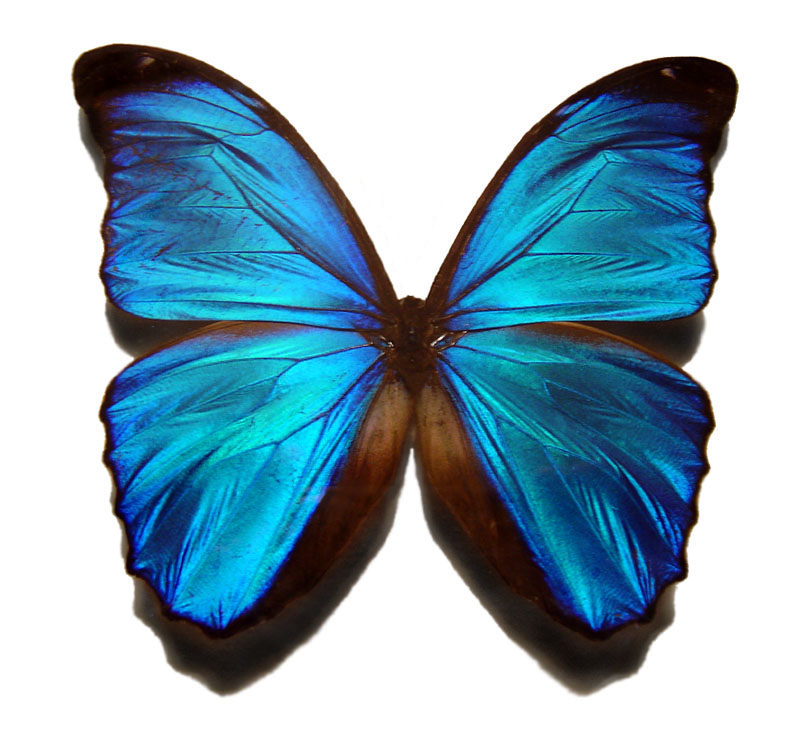
%> input picture test/data/Butterfly/Butterfly.jpg, 807 x 730 px
$ octave ProcessButterfly.m   (GNU Octave 9; MATLAB toolbox functions it lacks are replaced by stand-ins)
%> lines starting %> are read from the running program, lines starting %| are printed output that depends on the picture; in (x1, y1, x2, y2) boxes, pixels count from 0 and x2, y2 are one past the last pixel; in counts of white or black regions, pixels touching at a corner belong together; the program's own positions count from 1
% Process an image of a Blue Morpho butterfly for mesh generation

clear all, close all, clc

% Load image, threshold to binary image, fill holes, and get edge of image
disp('Processing image')
image_rgb = imread('Butterfly.jpg');
%> image_rgb is the input picture: size 730x807x3 uint8; mean R, G, B 141.2, 171.6, 186.5
image_bw = ~im2bw(image_rgb);
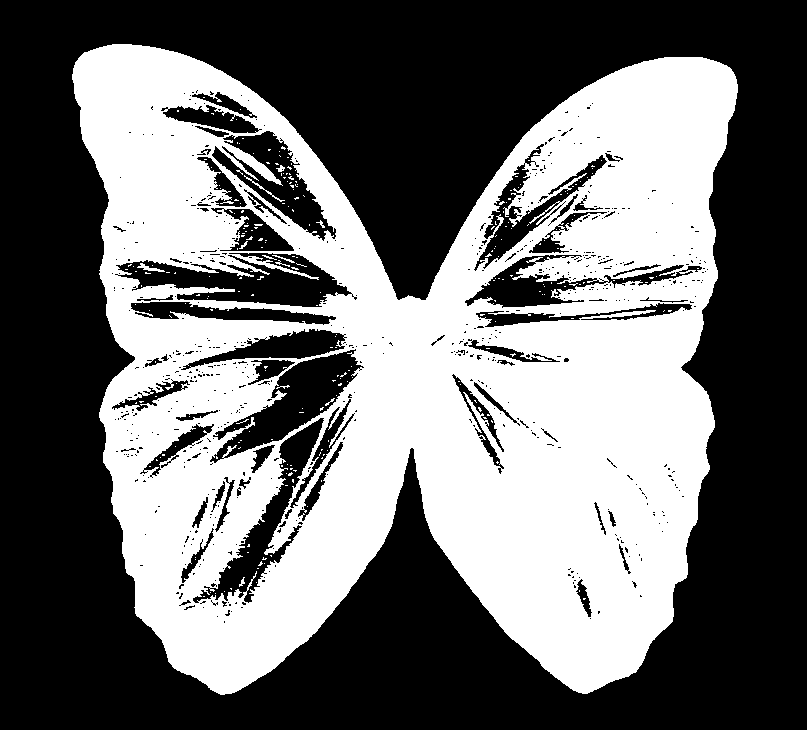
%> image_bw: size 730x807 logical; 42.8% white; 250 white regions (237 under 20 px), largest, box (x1, y1, x2, y2) and area: (72, 44, 738, 695) 250608, (137, 263, 165, 272) 88, (244, 175, 285, 202) 82
image_bw_fill = ~imfill(image_bw, 'holes');
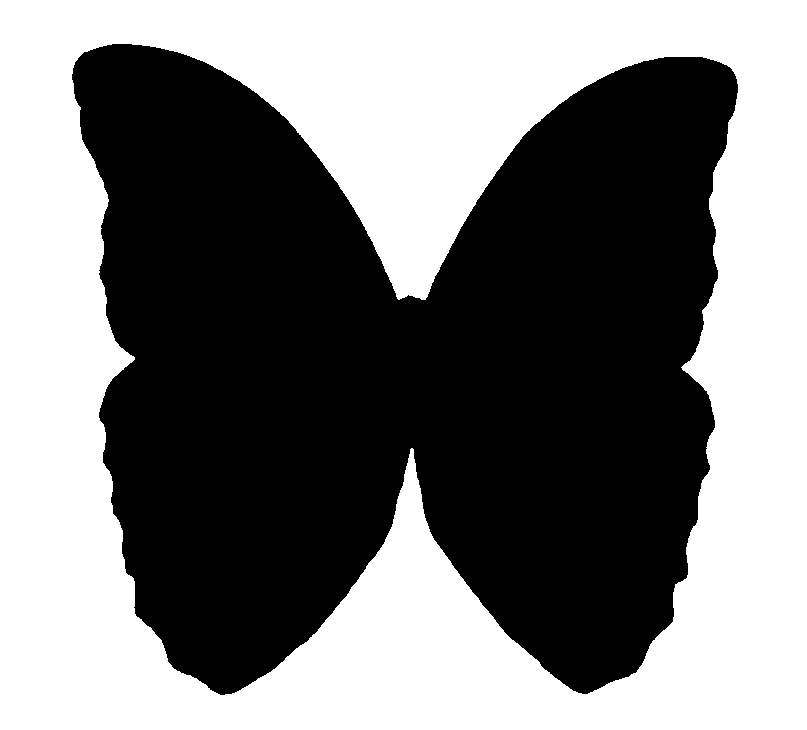
%> image_bw_fill: size 730x807 logical; 48.9% white; 1 white region, box (x1, y1, x2, y2) and area: (0, 0, 807, 730) 288318
image_bw_edge = ~edge(image_bw_fill);
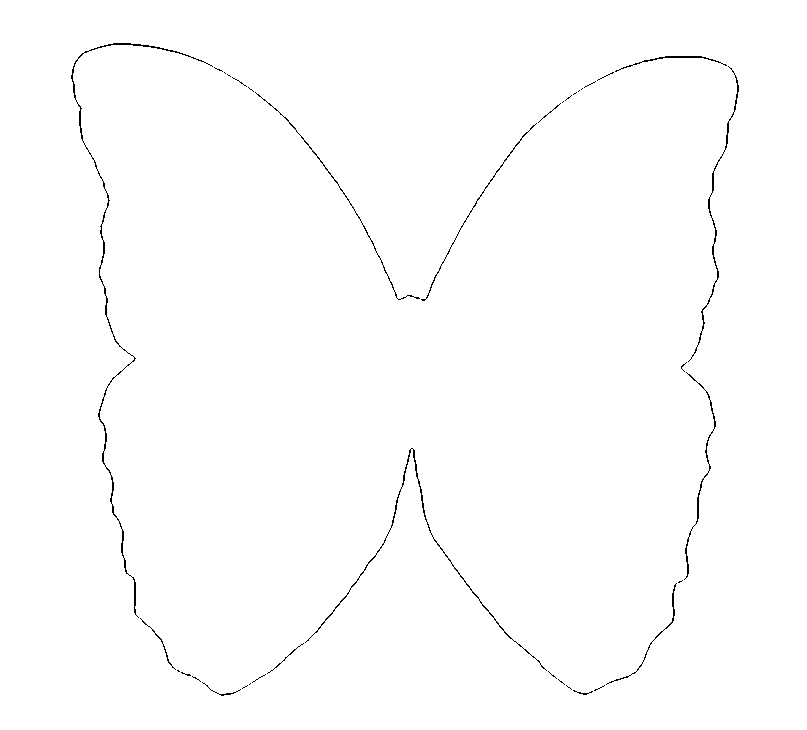
%> image_bw_edge: size 730x807 logical; 99.4% white; black in thin lines or dots, all inside (x1, y1, x2, y2) = (71, 43, 739, 696)

% Store outline as two-column matrix
[i,j] = find(image_bw_edge~=1);
%> i = 3802 values from 44 to 696; j = 3802 values from 72 to 739
pixel_positions = [i j];

% 'Decimate' data
decimated_pixel_positions = [];
for k=1:20:length(pixel_positions)
    decimated_pixel_positions = [decimated_pixel_positions; pixel_positions(k,1) pixel_positions(k,2)];
end
%> this loop made 191 passes
%> k on passes 7 to 9: 121, 141, 161
%> after the loop, decimated_pixel_positions = 191 rows, first 12: [76 72; 70 74; 85 75; 99 76; 114 80; 112 81; 132 81; 138 83; 150 88; 49 95; 48 99; 276 100]
num_decimated_pixels = length(decimated_pixel_positions);
%> num_decimated_pixels = 191
I = spalloc(size(image_bw_edge,1), size(image_bw_edge,2), num_decimated_pixels);
%> I: size 730x807 double; every value is 0
for k=1:num_decimated_pixels
    I(decimated_pixel_positions(k,1), decimated_pixel_positions(k,2)) = 1;
end
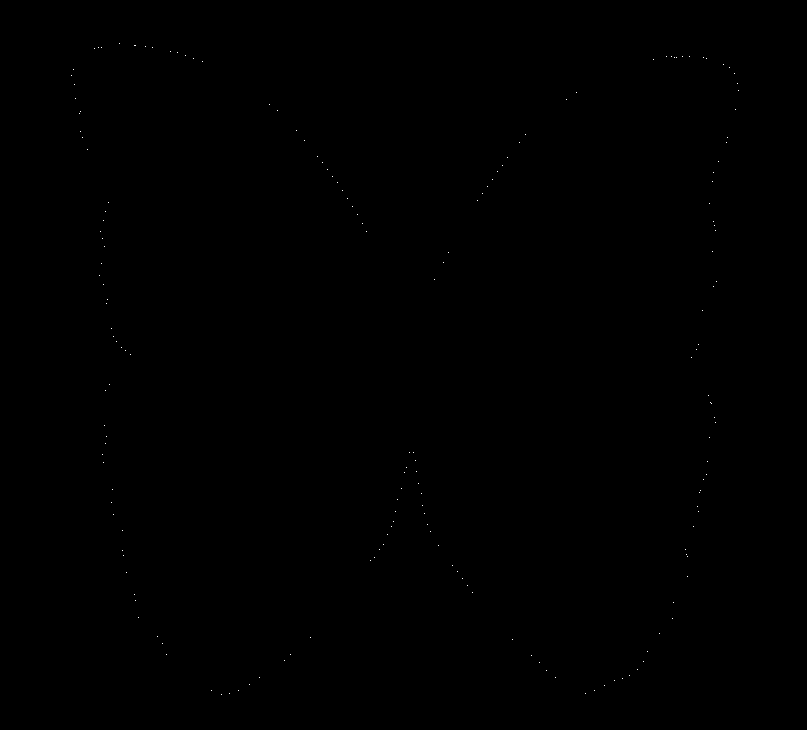
%> I: size 730x807 double; values 0 (black) and 1 (white), 0.03% white in thin lines or dots, all inside (x1, y1, x2, y2) = (71, 43, 739, 695)

% Rescale data to lie in [0,20]*[0,20]
max_x = max(decimated_pixel_positions(:,1));
%> max_x = 695
max_y = max(decimated_pixel_positions(:,2));
%> max_y = 739
decimated_pixel_positions(:,1) = 20*decimated_pixel_positions(:,1)/max_x;
decimated_pixel_positions(:,2) = 20*decimated_pixel_positions(:,2)/max_y;

figure, plot(decimated_pixel_positions(:,1), decimated_pixel_positions(:,2),'*')

for k=1:num_decimated_pixels
    text(decimated_pixel_positions(k,1), decimated_pixel_positions(k,2),num2str(k))
end
% Open a .node file with write permission
node_file = fopen('butterfly.node', 'w');

% Write first line of .node file
fprintf(node_file, '%d\t 2\t 0\t 1\n', num_decimated_pixels);

% Write decimated data to .node file
for k=1:num_decimated_pixels
    fprintf(node_file, '%d\t %6.6f\t %6.6f\t 1\n', k, decimated_pixel_positions(k,1), decimated_pixel_positions(k,2));
end

% Close .node file
fclose(node_file);

% Manually store the node connectivity
node_order = [68 67 66 65 64 63 62 61 59 58 56 51 49 48 46 44 43 42 40 39 36 ...
              35 33 21 1 2 3 4 5 6 7 17 14 12 10 11 9 8 19 25 28 22 20 16 18 ...
              15 13 23 24 26 27 29 30 31 32 34 37 38 41 45 47 50 52 53 54 55 ...
              57 60 69 70 71 75 79 81 82 86 87 89 90 91 93 99 100 101 102 103 ...
              104 105 106 107 108 109 111 110 113 114 115 119 123 125 124 127 ...
              133 134 122 118 116 117 120 121 129 131 132 126 130 135 136 137 ...
              138 139 140 141 128 112 98 97 96 95 94 92 88 85 84 83 80 78 77 ...
              76 74 73 72];

% Open a .poly file with write permission
poly_file = fopen('butterfly.poly', 'w');

% Write first line of .poly file (zero vertices indicates separate .node file)
fprintf(poly_file, '0\t 2\t 0\t 1\n');

% Write second section of .poly file
fprintf(poly_file, '%d\t 1\n', num_decimated_pixels);
for k=1:num_decimated_pixels-1
%> (the run ends here)
